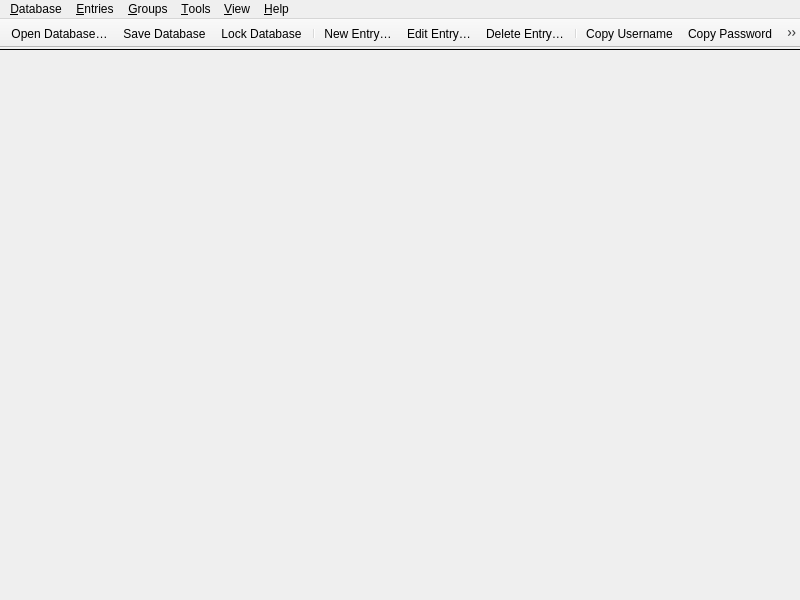
<?xml version="1.0" encoding="UTF-8"?>
<ui version="4.0">
 <class>MainWindow</class>
 <widget class="QMainWindow" name="MainWindow">
  <property name="enabled">
   <bool>true</bool>
  </property>
  <property name="geometry">
   <rect>
    <x>0</x>
    <y>0</y>
    <width>800</width>
    <height>600</height>
   </rect>
  </property>
  <property name="minimumSize">
   <size>
    <width>800</width>
    <height>500</height>
   </size>
  </property>
  <property name="windowTitle">
   <string notr="true">KeePassXC</string>
  </property>
  <widget class="QWidget" name="centralwidget">
   <property name="enabled">
    <bool>true</bool>
   </property>
   <layout class="QVBoxLayout" name="verticalLayout">
    <property name="spacing">
     <number>0</number>
    </property>
    <property name="leftMargin">
     <number>0</number>
    </property>
    <property name="topMargin">
     <number>0</number>
    </property>
    <property name="rightMargin">
     <number>0</number>
    </property>
    <property name="bottomMargin">
     <number>0</number>
    </property>
    <item>
     <widget class="MessageWidget" name="globalMessageWidget" native="true">
      <property name="sizePolicy">
       <sizepolicy hsizetype="Preferred" vsizetype="Preferred">
        <horstretch>0</horstretch>
        <verstretch>0</verstretch>
       </sizepolicy>
      </property>
     </widget>
    </item>
    <item>
     <widget class="Line" name="toolbarSeparator">
      <property name="frameShadow">
       <enum>QFrame::Plain</enum>
      </property>
      <property name="orientation">
       <enum>Qt::Horizontal</enum>
      </property>
     </widget>
    </item>
    <item>
     <widget class="QStackedWidget" name="stackedWidget">
      <property name="sizePolicy">
       <sizepolicy hsizetype="Preferred" vsizetype="Preferred">
        <horstretch>0</horstretch>
        <verstretch>0</verstretch>
       </sizepolicy>
      </property>
      <property name="currentIndex">
       <number>2</number>
      </property>
      <widget class="QWidget" name="pageDatabase">
       <layout class="QVBoxLayout" name="verticalLayout_2">
        <property name="leftMargin">
         <number>0</number>
        </property>
        <property name="topMargin">
         <number>0</number>
        </property>
        <property name="rightMargin">
         <number>0</number>
        </property>
        <property name="bottomMargin">
         <number>0</number>
        </property>
        <item>
         <widget class="DatabaseTabWidget" name="tabWidget">
          <property name="currentIndex">
           <number>-1</number>
          </property>
          <property name="tabsClosable">
           <bool>true</bool>
          </property>
          <property name="movable">
           <bool>true</bool>
          </property>
         </widget>
        </item>
       </layout>
      </widget>
      <widget class="QWidget" name="pageSettings">
       <layout class="QVBoxLayout" name="verticalLayout_3">
        <property name="leftMargin">
         <number>0</number>
        </property>
        <property name="topMargin">
         <number>0</number>
        </property>
        <property name="rightMargin">
         <number>0</number>
        </property>
        <property name="bottomMargin">
         <number>0</number>
        </property>
        <item>
         <widget class="ApplicationSettingsWidget" name="settingsWidget" native="true"/>
        </item>
       </layout>
      </widget>
      <widget class="QWidget" name="pageWelcome">
       <layout class="QVBoxLayout" name="verticalLayout_5">
        <item>
         <layout class="QHBoxLayout" name="horizontalLayout">
          <item>
           <spacer name="horizontalSpacer">
            <property name="orientation">
             <enum>Qt::Horizontal</enum>
            </property>
            <property name="sizeType">
             <enum>QSizePolicy::MinimumExpanding</enum>
            </property>
            <property name="sizeHint" stdset="0">
             <size>
              <width>50</width>
              <height>20</height>
             </size>
            </property>
           </spacer>
          </item>
          <item>
           <widget class="WelcomeWidget" name="welcomeWidget" native="true"/>
          </item>
          <item>
           <spacer name="horizontalSpacer_2">
            <property name="orientation">
             <enum>Qt::Horizontal</enum>
            </property>
            <property name="sizeType">
             <enum>QSizePolicy::MinimumExpanding</enum>
            </property>
            <property name="sizeHint" stdset="0">
             <size>
              <width>50</width>
              <height>20</height>
             </size>
            </property>
           </spacer>
          </item>
         </layout>
        </item>
       </layout>
      </widget>
      <widget class="QWidget" name="pagePasswordGenerator">
       <layout class="QVBoxLayout" name="verticalLayout_6">
        <property name="leftMargin">
         <number>60</number>
        </property>
        <property name="topMargin">
         <number>30</number>
        </property>
        <property name="rightMargin">
         <number>60</number>
        </property>
        <item>
         <spacer name="verticalSpacer_2">
          <property name="orientation">
           <enum>Qt::Vertical</enum>
          </property>
          <property name="sizeHint" stdset="0">
           <size>
            <width>20</width>
            <height>40</height>
           </size>
          </property>
         </spacer>
        </item>
        <item>
         <widget class="PasswordGeneratorWidget" name="passwordGeneratorWidget" native="true"/>
        </item>
        <item>
         <spacer name="verticalSpacer">
          <property name="orientation">
           <enum>Qt::Vertical</enum>
          </property>
          <property name="sizeHint" stdset="0">
           <size>
            <width>20</width>
            <height>40</height>
           </size>
          </property>
         </spacer>
        </item>
       </layout>
      </widget>
     </widget>
    </item>
   </layout>
  </widget>
  <widget class="QMenuBar" name="menubar">
   <property name="geometry">
    <rect>
     <x>0</x>
     <y>0</y>
     <width>800</width>
     <height>22</height>
    </rect>
   </property>
   <property name="contextMenuPolicy">
    <enum>Qt::PreventContextMenu</enum>
   </property>
   <widget class="QMenu" name="menuFile">
    <property name="title">
     <string>&amp;Database</string>
    </property>
    <widget class="QMenu" name="menuRecentDatabases">
     <property name="title">
      <string>&amp;Recent Databases</string>
     </property>
    </widget>
    <widget class="QMenu" name="menuExport">
     <property name="title">
      <string>&amp;Export</string>
     </property>
     <addaction name="actionExportCsv"/>
     <addaction name="actionExportHtml"/>
     <addaction name="actionExportXML"/>
    </widget>
    <widget class="QMenu" name="menuRemoteSync">
     <property name="title">
      <string>Remote S&amp;ync…</string>
     </property>
     <addaction name="separator"/>
    </widget>
    <addaction name="actionDatabaseNew"/>
    <addaction name="actionDatabaseOpen"/>
    <addaction name="menuRecentDatabases"/>
    <addaction name="actionDatabaseSave"/>
    <addaction name="actionDatabaseSaveAs"/>
    <addaction name="actionDatabaseSaveBackup"/>
    <addaction name="actionDatabaseClose"/>
    <addaction name="separator"/>
    <addaction name="actionLockDatabase"/>
    <addaction name="actionLockAllDatabases"/>
    <addaction name="separator"/>
    <addaction name="actionDatabaseSettings"/>
    <addaction name="actionDatabaseSecurity"/>
    <addaction name="actionReports"/>
    <addaction name="separator"/>
    <addaction name="actionPasskeys"/>
    <addaction name="actionImportPasskey"/>
    <addaction name="separator"/>
    <addaction name="actionDatabaseMerge"/>
    <addaction name="menuRemoteSync"/>
    <addaction name="actionImport"/>
    <addaction name="menuExport"/>
    <addaction name="separator"/>
    <addaction name="actionQuit"/>
   </widget>
   <widget class="QMenu" name="menuHelp">
    <property name="title">
     <string>&amp;Help</string>
    </property>
    <addaction name="separator"/>
    <addaction name="actionGettingStarted"/>
    <addaction name="actionUserGuide"/>
    <addaction name="actionKeyboardShortcuts"/>
    <addaction name="actionOnlineHelp"/>
    <addaction name="separator"/>
    <addaction name="actionCheckForUpdates"/>
    <addaction name="actionDonate"/>
    <addaction name="actionBugReport"/>
    <addaction name="actionAbout"/>
   </widget>
   <widget class="QMenu" name="menuEntries">
    <property name="title">
     <string>&amp;Entries</string>
    </property>
    <property name="separatorsCollapsible">
     <bool>true</bool>
    </property>
    <widget class="QMenu" name="menuEntryCopyAttribute">
     <property name="toolTip">
      <string/>
     </property>
     <property name="title">
      <string>Copy Att&amp;ribute</string>
     </property>
     <addaction name="actionEntryCopyTitle"/>
     <addaction name="actionEntryCopyNotes"/>
     <addaction name="separator"/>
    </widget>
    <widget class="QMenu" name="menuEntryTotp">
     <property name="title">
      <string>TOTP</string>
     </property>
     <addaction name="actionEntryCopyTotp"/>
     <addaction name="actionEntryCopyPasswordTotp"/>
     <addaction name="actionEntryTotp"/>
     <addaction name="actionEntryTotpQRCode"/>
     <addaction name="actionEntrySetupTotp"/>
    </widget>
    <widget class="QMenu" name="menuTags">
     <property name="tearOffEnabled">
      <bool>true</bool>
     </property>
     <property name="title">
      <string>Tags</string>
     </property>
    </widget>
    <addaction name="separator"/>
    <addaction name="actionEntryNew"/>
    <addaction name="actionEntryEdit"/>
    <addaction name="actionEntryExpire"/>
    <addaction name="actionEntryClone"/>
    <addaction name="actionEntryDelete"/>
    <addaction name="separator"/>
    <addaction name="actionEntryMoveUp"/>
    <addaction name="actionEntryMoveDown"/>
    <addaction name="separator"/>
    <addaction name="actionEntryCopyUsername"/>
    <addaction name="actionEntryCopyPassword"/>
    <addaction name="actionEntryCopyURL"/>
    <addaction name="menuEntryCopyAttribute"/>
    <addaction name="menuEntryTotp"/>
    <addaction name="menuTags"/>
    <addaction name="separator"/>
    <addaction name="actionEntryAutoType"/>
    <addaction name="separator"/>
    <addaction name="actionEntryImportPasskey"/>
    <addaction name="actionEntryRemovePasskey"/>
    <addaction name="separator"/>
    <addaction name="actionEntryOpenUrl"/>
    <addaction name="actionEntryDownloadIcon"/>
    <addaction name="separator"/>
    <addaction name="actionEntryAddToAgent"/>
    <addaction name="actionEntryRemoveFromAgent"/>
    <addaction name="separator"/>
    <addaction name="actionEntryRestore"/>
   </widget>
   <widget class="QMenu" name="menuGroups">
    <property name="title">
     <string>&amp;Groups</string>
    </property>
    <addaction name="actionGroupEmptyRecycleBin"/>
    <addaction name="separator"/>
    <addaction name="actionGroupNew"/>
    <addaction name="actionGroupEdit"/>
    <addaction name="actionGroupClone"/>
    <addaction name="actionGroupDelete"/>
    <addaction name="separator"/>
    <addaction name="actionGroupSortAsc"/>
    <addaction name="actionGroupSortDesc"/>
    <addaction name="separator"/>
    <addaction name="actionGroupDownloadFavicons"/>
   </widget>
   <widget class="QMenu" name="menuTools">
    <property name="title">
     <string>&amp;Tools</string>
    </property>
    <addaction name="actionPasswordGenerator"/>
    <addaction name="actionClearSSHAgent"/>
    <addaction name="actionSettings"/>
   </widget>
   <widget class="QMenu" name="menuView">
    <property name="title">
     <string>&amp;View</string>
    </property>
    <widget class="QMenu" name="menuTheme">
     <property name="title">
      <string>Theme</string>
     </property>
     <addaction name="actionThemeAuto"/>
     <addaction name="actionThemeLight"/>
     <addaction name="actionThemeDark"/>
     <addaction name="actionThemeClassic"/>
    </widget>
    <addaction name="menuTheme"/>
    <addaction name="actionCompactMode"/>
    <addaction name="actionAlwaysOnTop"/>
    <addaction name="actionAllowScreenCapture"/>
    <addaction name="separator"/>
    <addaction name="actionShowPreviewPanel"/>
    <addaction name="actionShowGroupPanel"/>
    <addaction name="separator"/>
    <addaction name="actionShowMenubar"/>
    <addaction name="actionShowToolbar"/>
    <addaction name="separator"/>
    <addaction name="actionHideUsernames"/>
    <addaction name="actionHidePasswords"/>
   </widget>
   <addaction name="menuFile"/>
   <addaction name="menuEntries"/>
   <addaction name="menuGroups"/>
   <addaction name="menuTools"/>
   <addaction name="menuView"/>
   <addaction name="menuHelp"/>
  </widget>
  <widget class="KPToolBar" name="toolBar">
   <property name="contextMenuPolicy">
    <enum>Qt::PreventContextMenu</enum>
   </property>
   <property name="movable">
    <bool>false</bool>
   </property>
   <property name="iconSize">
    <size>
     <width>26</width>
     <height>26</height>
    </size>
   </property>
   <attribute name="toolBarArea">
    <enum>TopToolBarArea</enum>
   </attribute>
   <attribute name="toolBarBreak">
    <bool>false</bool>
   </attribute>
   <addaction name="actionDatabaseOpen"/>
   <addaction name="actionDatabaseSave"/>
   <addaction name="actionLockDatabaseToolbar"/>
   <addaction name="separator"/>
   <addaction name="actionEntryNew"/>
   <addaction name="actionEntryEdit"/>
   <addaction name="actionEntryDelete"/>
   <addaction name="separator"/>
   <addaction name="actionEntryCopyUsername"/>
   <addaction name="actionEntryCopyPassword"/>
   <addaction name="actionEntryCopyURL"/>
   <addaction name="actionEntryAutoType"/>
   <addaction name="separator"/>
   <addaction name="actionDatabaseSettings"/>
   <addaction name="actionReports"/>
   <addaction name="separator"/>
   <addaction name="actionPasswordGenerator"/>
   <addaction name="actionSettings"/>
   <addaction name="separator"/>
  </widget>
  <action name="actionQuit">
   <property name="text">
    <string>&amp;Quit</string>
   </property>
   <property name="toolTip">
    <string>Quit Application</string>
   </property>
   <property name="shortcut">
    <string notr="true">Ctrl+Q</string>
   </property>
   <property name="menuRole">
    <enum>QAction::QuitRole</enum>
   </property>
  </action>
  <action name="actionAbout">
   <property name="text">
    <string>&amp;About</string>
   </property>
   <property name="toolTip">
    <string>Open About Dialog</string>
   </property>
   <property name="menuRole">
    <enum>QAction::AboutRole</enum>
   </property>
  </action>
  <action name="actionCheckForUpdates">
   <property name="text">
    <string>&amp;Check for Updates</string>
   </property>
   <property name="menuRole">
    <enum>QAction::ApplicationSpecificRole</enum>
   </property>
  </action>
  <action name="actionDatabaseOpen">
   <property name="text">
    <string>&amp;Open Database…</string>
   </property>
   <property name="toolTip">
    <string>Open Database</string>
   </property>
   <property name="shortcut">
    <string notr="true">Ctrl+O</string>
   </property>
  </action>
  <action name="actionDatabaseSave">
   <property name="text">
    <string>&amp;Save Database</string>
   </property>
   <property name="shortcut">
    <string notr="true">Ctrl+S</string>
   </property>
  </action>
  <action name="actionDatabaseClose">
   <property name="text">
    <string>&amp;Close Database</string>
   </property>
   <property name="shortcut">
    <string notr="true">Ctrl+W</string>
   </property>
  </action>
  <action name="actionDatabaseNew">
   <property name="text">
    <string>&amp;New Database…</string>
   </property>
   <property name="toolTip">
    <string>Create Database</string>
   </property>
   <property name="shortcut">
    <string notr="true">Ctrl+Shift+N</string>
   </property>
  </action>
  <action name="actionDatabaseMerge">
   <property name="text">
    <string>&amp;Merge From Database…</string>
   </property>
   <property name="toolTip">
    <string>Merge From Database</string>
   </property>
  </action>
  <action name="actionEntryNew">
   <property name="text">
    <string>&amp;New Entry…</string>
   </property>
   <property name="toolTip">
    <string>Create Entry</string>
   </property>
   <property name="shortcut">
    <string notr="true">Ctrl+N</string>
   </property>
  </action>
  <action name="actionEntryEdit">
   <property name="text">
    <string>&amp;Edit Entry…</string>
   </property>
   <property name="toolTip">
    <string>Edit Entry</string>
   </property>
   <property name="shortcut">
    <string notr="true">Ctrl+E</string>
   </property>
  </action>
  <action name="actionEntryExpire">
   <property name="enabled">
    <bool>false</bool>
   </property>
   <property name="text">
    <string>E&amp;xpire Entry…</string>
   </property>
  </action>
  <action name="actionEntryDelete">
   <property name="text">
    <string>&amp;Delete Entry…</string>
   </property>
   <property name="toolTip">
    <string>Delete Entry</string>
   </property>
   <property name="shortcut">
    <string notr="true">Del</string>
   </property>
  </action>
  <action name="actionGroupNew">
   <property name="text">
    <string>&amp;New Group…</string>
   </property>
   <property name="toolTip">
    <string>Create Group</string>
   </property>
  </action>
  <action name="actionGroupEdit">
   <property name="text">
    <string>&amp;Edit Group…</string>
   </property>
   <property name="toolTip">
    <string>Edit Group</string>
   </property>
  </action>
  <action name="actionGroupDelete">
   <property name="text">
    <string>&amp;Delete Group…</string>
   </property>
   <property name="toolTip">
    <string>Delete Group</string>
   </property>
  </action>
  <action name="actionGroupDownloadFavicons">
   <property name="text">
    <string>Download All &amp;Favicons…</string>
   </property>
   <property name="toolTip">
    <string>Download All Favicons</string>
   </property>
  </action>
  <action name="actionGroupSortAsc">
   <property name="text">
    <string>Sort &amp;A-Z</string>
   </property>
   <property name="toolTip">
    <string>Sort Groups A-Z</string>
   </property>
  </action>
  <action name="actionGroupSortDesc">
   <property name="text">
    <string>Sort &amp;Z-A</string>
   </property>
   <property name="toolTip">
    <string>Sort Groups Z-A</string>
   </property>
  </action>
  <action name="actionDatabaseSaveAs">
   <property name="text">
    <string>Sa&amp;ve Database As…</string>
   </property>
   <property name="toolTip">
    <string>Save Database As</string>
   </property>
   <property name="shortcut">
    <string notr="true">Ctrl+Shift+S</string>
   </property>
  </action>
  <action name="actionDatabaseSecurity">
   <property name="text">
    <string>Database &amp;Security…</string>
   </property>
   <property name="toolTip">
    <string>Show Database Security</string>
   </property>
  </action>
  <action name="actionReports">
   <property name="checkable">
    <bool>true</bool>
   </property>
   <property name="text">
    <string>Database &amp;Reports…</string>
   </property>
   <property name="toolTip">
    <string>Show Database Reports</string>
   </property>
   <property name="shortcut">
    <string notr="true">Ctrl+Shift+R</string>
   </property>
   <property name="menuRole">
    <enum>QAction::NoRole</enum>
   </property>
  </action>
  <action name="actionDatabaseSettings">
   <property name="checkable">
    <bool>true</bool>
   </property>
   <property name="text">
    <string>&amp;Database Settings…</string>
   </property>
   <property name="toolTip">
    <string>Show Database Settings</string>
   </property>
   <property name="shortcut">
    <string notr="true">Ctrl+Shift+,</string>
   </property>
   <property name="menuRole">
    <enum>QAction::NoRole</enum>
   </property>
  </action>
  <action name="actionPasskeys">
   <property name="text">
    <string>Passkeys…</string>
   </property>
   <property name="toolTip">
    <string>Show Passkeys</string>
   </property>
   <property name="menuRole">
    <enum>QAction::NoRole</enum>
   </property>
  </action>
  <action name="actionImportPasskey">
   <property name="text">
    <string>Import Passkey</string>
   </property>
   <property name="toolTip">
    <string>Import Passkey</string>
   </property>
   <property name="menuRole">
    <enum>QAction::NoRole</enum>
   </property>
  </action>
  <action name="actionEntryClone">
   <property name="text">
    <string>&amp;Clone Entry…</string>
   </property>
   <property name="toolTip">
    <string>Clone Entry</string>
   </property>
   <property name="shortcut">
    <string notr="true">Ctrl+D</string>
   </property>
  </action>
  <action name="actionEntryMoveUp">
   <property name="text">
    <string>Move u&amp;p</string>
   </property>
   <property name="toolTip">
    <string>Move Entry Up</string>
   </property>
   <property name="shortcut">
    <string notr="true">Alt+Up</string>
   </property>
  </action>
  <action name="actionEntryMoveDown">
   <property name="text">
    <string>Move do&amp;wn</string>
   </property>
   <property name="toolTip">
    <string>Move Entry Down</string>
   </property>
   <property name="shortcut">
    <string notr="true">Alt+Down</string>
   </property>
  </action>
  <action name="actionEntryCopyUsername">
   <property name="text">
    <string>Copy &amp;Username</string>
   </property>
   <property name="toolTip">
    <string>Copy Username</string>
   </property>
   <property name="shortcut">
    <string notr="true">Ctrl+B</string>
   </property>
  </action>
  <action name="actionEntryCopyPassword">
   <property name="text">
    <string>Copy &amp;Password</string>
   </property>
   <property name="toolTip">
    <string>Copy Password</string>
   </property>
   <property name="shortcut">
    <string notr="true">Ctrl+C</string>
   </property>
  </action>
  <action name="actionSettings">
   <property name="checkable">
    <bool>true</bool>
   </property>
   <property name="text">
    <string>&amp;Settings</string>
   </property>
   <property name="toolTip">
    <string>Show Application Settings</string>
   </property>
   <property name="shortcut">
    <string notr="true">Ctrl+,</string>
   </property>
   <property name="menuRole">
    <enum>QAction::PreferencesRole</enum>
   </property>
  </action>
  <action name="actionPasswordGenerator">
   <property name="checkable">
    <bool>true</bool>
   </property>
   <property name="text">
    <string>&amp;Password Generator</string>
   </property>
   <property name="toolTip">
    <string>Show Password Generator</string>
   </property>
  </action>
  <action name="actionEntryAutoType">
   <property name="text">
    <string>Perform &amp;Auto-Type</string>
   </property>
  </action>
  <action name="actionEntryImportPasskey">
   <property name="text">
    <string>Import Passkey</string>
   </property>
  </action>
  <action name="actionEntryRemovePasskey">
   <property name="text">
    <string>Remove Passkey From Entry</string>
   </property>
  </action>
  <action name="actionEntryAutoTypeUsername">
   <property name="enabled">
    <bool>false</bool>
   </property>
   <property name="text">
    <string notr="true">{USERNAME}</string>
   </property>
   <property name="iconText">
    <string notr="true">{USERNAME}</string>
   </property>
   <property name="toolTip">
    <string>Perform Auto-Type: {USERNAME}</string>
   </property>
  </action>
  <action name="actionEntryAutoTypeUsernameEnter">
   <property name="enabled">
    <bool>false</bool>
   </property>
   <property name="text">
    <string notr="true">{USERNAME}{ENTER}</string>
   </property>
   <property name="iconText">
    <string notr="true">{USERNAME}{ENTER}</string>
   </property>
   <property name="toolTip">
    <string>Perform Auto-Type: {USERNAME}{ENTER}</string>
   </property>
  </action>
  <action name="actionEntryAutoTypePassword">
   <property name="enabled">
    <bool>false</bool>
   </property>
   <property name="text">
    <string notr="true">{PASSWORD}</string>
   </property>
   <property name="iconText">
    <string notr="true">{PASSWORD}</string>
   </property>
   <property name="toolTip">
    <string>Perform Auto-Type: {PASSWORD}</string>
   </property>
  </action>
  <action name="actionEntryAutoTypePasswordEnter">
   <property name="enabled">
    <bool>false</bool>
   </property>
   <property name="text">
    <string notr="true">{PASSWORD}{ENTER}</string>
   </property>
   <property name="iconText">
    <string notr="true">{PASSWORD}{ENTER}</string>
   </property>
   <property name="toolTip">
    <string>Perform Auto-Type: {PASSWORD}{ENTER}</string>
   </property>
  </action>
  <action name="actionEntryAutoTypeTOTP">
   <property name="enabled">
    <bool>false</bool>
   </property>
   <property name="text">
    <string notr="true">{TOTP}</string>
   </property>
   <property name="iconText">
    <string notr="true">{TOTP}</string>
   </property>
   <property name="toolTip">
    <string>Perform Auto-Type: {TOTP}</string>
   </property>
  </action>
  <action name="actionEntryDownloadIcon">
   <property name="text">
    <string>Download &amp;Favicon</string>
   </property>
   <property name="shortcut">
    <string notr="true">Ctrl+Shift+D</string>
   </property>
  </action>
  <action name="actionEntryOpenUrl">
   <property name="text">
    <string>Open &amp;URL</string>
   </property>
   <property name="shortcut">
    <string notr="true">Ctrl+Shift+U</string>
   </property>
  </action>
  <action name="actionLockDatabase">
   <property name="text">
    <string>&amp;Lock Database</string>
   </property>
   <property name="shortcut">
    <string notr="true">Ctrl+L</string>
   </property>
  </action>
  <action name="actionLockAllDatabases">
   <property name="text">
    <string>Lock &amp;All Databases</string>
   </property>
   <property name="shortcut">
    <string notr="true">Ctrl+Shift+L</string>
   </property>
  </action>
  <action name="actionEntryCopyTitle">
   <property name="text">
    <string>&amp;Title</string>
   </property>
   <property name="toolTip">
    <string>Copy Title</string>
   </property>
   <property name="shortcut">
    <string notr="true">Ctrl+I</string>
   </property>
  </action>
  <action name="actionEntryCopyURL">
   <property name="text">
    <string>Copy &amp;URL</string>
   </property>
   <property name="toolTip">
    <string>Copy URL</string>
   </property>
   <property name="shortcut">
    <string notr="true">Ctrl+U</string>
   </property>
  </action>
  <action name="actionEntryCopyNotes">
   <property name="text">
    <string>&amp;Notes</string>
   </property>
   <property name="toolTip">
    <string>Copy Notes</string>
   </property>
  </action>
  <action name="actionExportCsv">
   <property name="text">
    <string>&amp;CSV File…</string>
   </property>
   <property name="toolTip">
    <string>Export to CSV</string>
   </property>
  </action>
  <action name="actionExportHtml">
   <property name="text">
    <string>&amp;HTML File…</string>
   </property>
   <property name="toolTip">
    <string>Export to HTML</string>
   </property>
  </action>
  <action name="actionImportKeePass1">
   <property name="text">
    <string>KeePass 1 Database…</string>
   </property>
   <property name="toolTip">
    <string>Import KeePass1 Database</string>
   </property>
  </action>
  <action name="actionImportOpVault">
   <property name="text">
    <string>1Password Vault…</string>
   </property>
   <property name="toolTip">
    <string>Import 1Password Vault</string>
   </property>
  </action>
  <action name="actionImportCsv">
   <property name="text">
    <string>CSV File…</string>
   </property>
   <property name="toolTip">
    <string>Import CSV File</string>
   </property>
  </action>
  <action name="actionEntryTotp">
   <property name="text">
    <string>Show TOTP</string>
   </property>
   <property name="shortcut">
    <string notr="true">Ctrl+Shift+T</string>
   </property>
  </action>
  <action name="actionEntryTotpQRCode">
   <property name="text">
    <string>Show QR Code</string>
   </property>
   <property name="toolTip">
    <string>Show TOTP QR Code</string>
   </property>
  </action>
  <action name="actionEntrySetupTotp">
   <property name="text">
    <string>Set up TOTP…</string>
   </property>
   <property name="toolTip">
    <string>Set up TOTP</string>
   </property>
  </action>
  <action name="actionEntryCopyTotp">
   <property name="text">
    <string>Copy &amp;TOTP</string>
   </property>
   <property name="shortcut">
    <string notr="true">Ctrl+T</string>
   </property>
  </action>
  <action name="actionEntryCopyPasswordTotp">
   <property name="text">
    <string>Copy Password and TOTP</string>
   </property>
   <property name="shortcut">
    <string notr="true">Ctrl+Y</string>
   </property>
  </action>
  <action name="actionGroupEmptyRecycleBin">
   <property name="text">
    <string>E&amp;mpty recycle bin</string>
   </property>
   <property name="toolTip">
    <string>Empty Recycle Bin</string>
   </property>
  </action>
  <action name="actionDonate">
   <property name="text">
    <string>&amp;Donate</string>
   </property>
   <property name="toolTip">
    <string>Open Donation Website</string>
   </property>
  </action>
  <action name="actionBugReport">
   <property name="text">
    <string>Report a &amp;Bug</string>
   </property>
   <property name="toolTip">
    <string>Open Bug Report</string>
   </property>
  </action>
  <action name="actionGettingStarted">
   <property name="text">
    <string>&amp;Getting Started</string>
   </property>
   <property name="toolTip">
    <string>Open Getting Started Guide</string>
   </property>
  </action>
  <action name="actionOnlineHelp">
   <property name="text">
    <string>&amp;Online Help</string>
   </property>
   <property name="toolTip">
    <string>Open Online Documentation</string>
   </property>
  </action>
  <action name="actionUserGuide">
   <property name="text">
    <string>&amp;User Guide</string>
   </property>
   <property name="toolTip">
    <string>Open User Guide</string>
   </property>
  </action>
  <action name="actionKeyboardShortcuts">
   <property name="text">
    <string>&amp;Keyboard Shortcuts</string>
   </property>
   <property name="toolTip">
    <string>Open Keyboard Shortcuts Guide</string>
   </property>
   <property name="shortcut">
    <string notr="true">Ctrl+/</string>
   </property>
  </action>
  <action name="actionDatabaseSaveBackup">
   <property name="text">
    <string>Save Database Backup…</string>
   </property>
   <property name="toolTip">
    <string>Save Database Backup</string>
   </property>
  </action>
  <action name="actionEntryAddToAgent">
   <property name="text">
    <string>Add key to SSH Agent</string>
   </property>
   <property name="toolTip">
    <string>SSH Agent: Add Key</string>
   </property>
   <property name="shortcut">
    <string notr="true">Ctrl+H</string>
   </property>
  </action>
  <action name="actionEntryRemoveFromAgent">
   <property name="text">
    <string>Remove key from SSH Agent</string>
   </property>
   <property name="toolTip">
    <string>SSH Agent: Remove Key</string>
   </property>
   <property name="shortcut">
    <string notr="true">Ctrl+Shift+H</string>
   </property>
  </action>
  <action name="actionCompactMode">
   <property name="checkable">
    <bool>true</bool>
   </property>
   <property name="text">
    <string>Compact Mode</string>
   </property>
   <property name="toolTip">
    <string>Toggle Compact Mode</string>
   </property>
  </action>
  <action name="actionThemeAuto">
   <property name="checkable">
    <bool>true</bool>
   </property>
   <property name="checked">
    <bool>true</bool>
   </property>
   <property name="text">
    <string>Automatic</string>
   </property>
   <property name="toolTip">
    <string>Set Theme: Automatic</string>
   </property>
  </action>
  <action name="actionThemeLight">
   <property name="checkable">
    <bool>true</bool>
   </property>
   <property name="text">
    <string>Light</string>
   </property>
   <property name="toolTip">
    <string>Set Theme: Light</string>
   </property>
  </action>
  <action name="actionThemeDark">
   <property name="checkable">
    <bool>true</bool>
   </property>
   <property name="text">
    <string>Dark</string>
   </property>
   <property name="toolTip">
    <string>Set Theme: Dark</string>
   </property>
  </action>
  <action name="actionThemeClassic">
   <property name="checkable">
    <bool>true</bool>
   </property>
   <property name="text">
    <string>Classic (Platform-native)</string>
   </property>
   <property name="toolTip">
    <string>Set Theme: Classic</string>
   </property>
  </action>
  <action name="actionShowMenubar">
   <property name="checkable">
    <bool>true</bool>
   </property>
   <property name="checked">
    <bool>true</bool>
   </property>
   <property name="text">
    <string>Show Menubar</string>
   </property>
   <property name="toolTip">
    <string>Toggle Show Menubar</string>
   </property>
  </action>
  <action name="actionShowToolbar">
   <property name="checkable">
    <bool>true</bool>
   </property>
   <property name="checked">
    <bool>true</bool>
   </property>
   <property name="text">
    <string>Show Toolbar</string>
   </property>
   <property name="toolTip">
    <string>Toggle Show Toolbar</string>
   </property>
  </action>
  <action name="actionShowPreviewPanel">
   <property name="checkable">
    <bool>true</bool>
   </property>
   <property name="checked">
    <bool>true</bool>
   </property>
   <property name="text">
    <string>Show Preview Panel</string>
   </property>
   <property name="toolTip">
    <string>Toggle Show Preview Panel</string>
   </property>
  </action>
  <action name="actionAlwaysOnTop">
   <property name="checkable">
    <bool>true</bool>
   </property>
   <property name="text">
    <string>Always on Top</string>
   </property>
   <property name="toolTip">
    <string>Toggle Always on Top</string>
   </property>
   <property name="shortcut">
    <string notr="true">Ctrl+Shift+A</string>
   </property>
  </action>
  <action name="actionHideUsernames">
   <property name="checkable">
    <bool>true</bool>
   </property>
   <property name="text">
    <string>Hide Usernames</string>
   </property>
   <property name="toolTip">
    <string>Toggle Hide Usernames</string>
   </property>
   <property name="shortcut">
    <string notr="true">Ctrl+Shift+B</string>
   </property>
  </action>
  <action name="actionHidePasswords">
   <property name="checkable">
    <bool>true</bool>
   </property>
   <property name="checked">
    <bool>true</bool>
   </property>
   <property name="text">
    <string>Hide Passwords</string>
   </property>
   <property name="toolTip">
    <string>Toggle Hide Passwords</string>
   </property>
   <property name="shortcut">
    <string notr="true">Ctrl+Shift+C</string>
   </property>
  </action>
  <action name="actionEntryAutoTypeSequence">
   <property name="text">
    <string notr="true">{USERNAME}{TAB}{PASSWORD}{ENTER}</string>
   </property>
   <property name="iconText">
    <string notr="true">{USERNAME}{TAB}{PASSWORD}{ENTER}</string>
   </property>
   <property name="toolTip">
    <string notr="true">Perform Auto-Type: Entry Default</string>
   </property>
   <property name="shortcut">
    <string notr="true">Ctrl+Shift+V</string>
   </property>
  </action>
  <action name="actionGroupClone">
   <property name="text">
    <string>Clone Group...</string>
   </property>
  </action>
  <action name="actionEntryRestore">
   <property name="text">
    <string notr="true" extracomment="Translatable string with plural form set in CPP file">Restore Entry(s)</string>
   </property>
   <property name="toolTip">
    <string notr="true" extracomment="Translatable string with plural form set in CPP file">Restore Entry</string>
   </property>
   <property name="shortcut">
    <string notr="true">Ctrl+R</string>
   </property>
  </action>
  <action name="actionLockDatabaseToolbar">
   <property name="text">
    <string>&amp;Lock Database</string>
   </property>
  </action>
  <action name="actionExportXML">
   <property name="text">
    <string>&amp;XML File…</string>
   </property>
   <property name="toolTip">
    <string>Export to XML</string>
   </property>
  </action>
  <action name="actionAllowScreenCapture">
   <property name="checkable">
    <bool>true</bool>
   </property>
   <property name="text">
    <string>Allow Screen Capture</string>
   </property>
   <property name="toolTip">
    <string>Toggle Allow Screen Capture</string>
   </property>
  </action>
  <action name="actionImport1PUX">
   <property name="text">
    <string>1Password 1PUX...</string>
   </property>
   <property name="toolTip">
    <string>Import a 1Password 1PUX file</string>
   </property>
  </action>
  <action name="actionImport">
   <property name="text">
    <string>Import…</string>
   </property>
  </action>
  <action name="actionShowGroupPanel">
   <property name="checkable">
    <bool>true</bool>
   </property>
   <property name="checked">
    <bool>true</bool>
   </property>
   <property name="text">
    <string>Show Group Panel</string>
   </property>
   <property name="toolTip">
    <string>Toggle Show Group Panel</string>
   </property>
  </action>
  <action name="actionClearSSHAgent">
   <property name="text">
    <string>Clear SSH Agent</string>
   </property>
   <property name="toolTip">
    <string>Clear all identities in ssh-agent</string>
   </property>
   <property name="menuRole">
    <enum>QAction::TextHeuristicRole</enum>
   </property>
  </action>
 </widget>
 <customwidgets>
  <customwidget>
   <class>MessageWidget</class>
   <extends>QWidget</extends>
   <header>gui/MessageWidget.h</header>
   <container>1</container>
  </customwidget>
  <customwidget>
   <class>PasswordGeneratorWidget</class>
   <extends>QWidget</extends>
   <header>gui/PasswordGeneratorWidget.h</header>
   <container>1</container>
  </customwidget>
  <customwidget>
   <class>DatabaseTabWidget</class>
   <extends>QTabWidget</extends>
   <header>gui/DatabaseTabWidget.h</header>
   <container>1</container>
  </customwidget>
  <customwidget>
   <class>ApplicationSettingsWidget</class>
   <extends>QWidget</extends>
   <header>gui/ApplicationSettingsWidget.h</header>
   <container>1</container>
  </customwidget>
  <customwidget>
   <class>WelcomeWidget</class>
   <extends>QWidget</extends>
   <header>gui/WelcomeWidget.h</header>
   <container>1</container>
  </customwidget>
  <customwidget>
   <class>KPToolBar</class>
   <extends>QToolBar</extends>
   <header>gui/widgets/KPToolBar.h</header>
  </customwidget>
 </customwidgets>
 <resources/>
 <connections/>
</ui>
